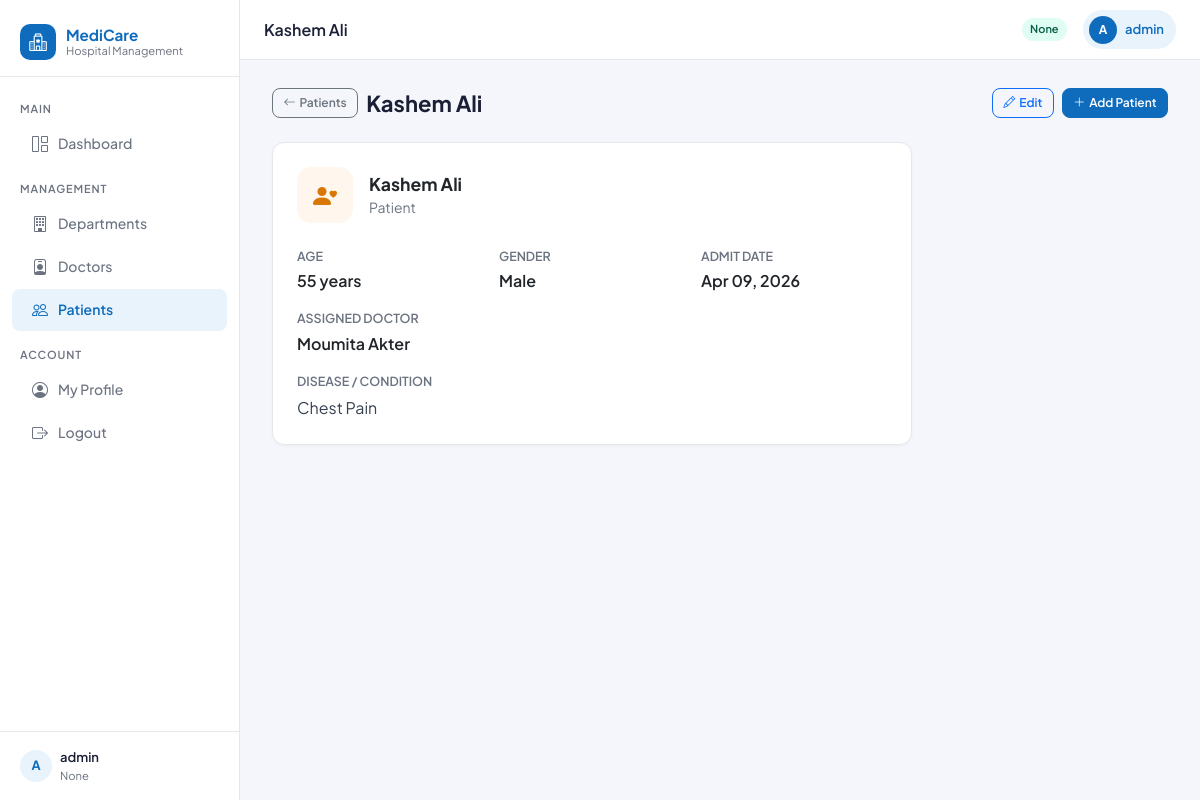
Page /patient-view/1/ (signed in) on the committed database.
### myapp/models.py (models this page shows, shortened)
class UserInfoModel(AbstractUser):
    USER_TYPE = [
        ("Admin", "Admin"),
        ("Doctor", "Doctor"),
        ("Patient", "Patient"),
    ]
    full_name = models.CharField(max_length=100, null=True)
    address = models.TextField(null=True)
    user_type = models.CharField(choices=USER_TYPE, max_length=20, null=True)

class PatientModel(models.Model):
    name = models.CharField(max_length=120, null=True)
    age = models.IntegerField(null=True)
    gender =models.CharField(max_length=120, null=True)
    disease = models.TextField(null=True)
    doctor = models.ForeignKey(DoctorModel, on_delete=models.CASCADE)
    admit_date = models.DateField(auto_now_add=True, null=True)

class DoctorModel(models.Model):
    name = models.CharField(max_length=120, null=True)
    email = models.EmailField(max_length=120, null=True)
    phone = models.CharField(max_length=100, null=True)
    specialization = models.CharField(max_length=100, null=True)
    department = models.ForeignKey(DepartmentModel, on_delete=models.CASCADE)
    joining_date = models.DateField(auto_now_add=True, null=True)
    def __str__(self):
        return self.name

### myapp/views.py (the view)
# urls.py: path("patient-view/<str:d_id>/", view_patient, name="view_patient"),
@login_required
def view_patient(request, d_id):
    form_data = PatientModel.objects.get(id=d_id)
    context = {"form_data": form_data, "title": "view"}
    return render(request, "patient/view_patient.html", context)

### myapp/templates/patient/view_patient.html
{% extends 'master/base.html' %}
{% block nav_pat %}active{% endblock %}
{% block page_title %}{{ form_data.name }}{% endblock %}
{% block blockname %}
<div class="page-header">
  <div class="d-flex align-items-center gap-2 flex-wrap">
    <a href="{% url 'patient_list' %}" class="btn btn-outline-secondary btn-sm">
      <i class="bi bi-arrow-left me-1"></i>Patients
    </a>
    <h1 class="mb-0">{{ form_data.name }}</h1>
  </div>
  {% if request.user.user_type != 'Patient' %}
    <div class="d-flex gap-2">
      <a href="{% url 'edit_patient' form_data.id %}" class="btn btn-outline-primary btn-sm">
        <i class="bi bi-pencil me-1"></i>Edit
      </a>
      <a href="{% url 'add_patient' %}" class="btn btn-primary btn-sm">
        <i class="bi bi-plus-lg me-1"></i>Add Patient
      </a>
    </div>
  {% endif %}
</div>
<div class="card" style="max-width:640px;">
  <div class="card-body p-4">
    <div class="d-flex align-items-center gap-3 mb-4">
      <div style="width:56px;height:56px;background:#fff7ed;border-radius:14px;display:flex;align-items:center;justify-content:center;color:#d97706;font-size:1.5rem;flex-shrink:0;">
        <i class="bi bi-person-heart"></i>
      </div>
      <div>
        <div class="fw-bold" style="font-size:1.1rem;">{{ form_data.name }}</div>
        <div class="text-muted" style="font-size:.875rem;">Patient</div>
      </div>
    </div>
    <div class="row g-3">
      <div class="col-sm-4">
        <div class="text-muted" style="font-size:.78rem;font-weight:600;text-transform:uppercase;">Age</div>
        <div class="fw-semibold mt-1">{{ form_data.age }} years</div>
      </div>
      <div class="col-sm-4">
        <div class="text-muted" style="font-size:.78rem;font-weight:600;text-transform:uppercase;">Gender</div>
        <div class="fw-semibold mt-1">{{ form_data.gender }}</div>
      </div>
      <div class="col-sm-4">
        <div class="text-muted" style="font-size:.78rem;font-weight:600;text-transform:uppercase;">Admit Date</div>
        <div class="fw-semibold mt-1">{{ form_data.admit_date|date:"M d, Y" }}</div>
      </div>
      <div class="col-sm-6">
        <div class="text-muted" style="font-size:.78rem;font-weight:600;text-transform:uppercase;">Assigned Doctor</div>
        <div class="fw-semibold mt-1">{{ form_data.doctor }}</div>
      </div>
      <div class="col-12">
        <div class="text-muted" style="font-size:.78rem;font-weight:600;text-transform:uppercase;">Disease / Condition</div>
        <div class="mt-1" style="color:#374151;line-height:1.6;">{{ form_data.disease }}</div>
      </div>
    </div>
  </div>
</div>
{% endblock %}

### myapp/templates/master/base.html (shortened to what this page needs)
<!doctype html>
<html lang="en">
  <head>
    <link href="https://cdn.jsdelivr.net/npm/bootstrap@5.3.0/dist/css/bootstrap.min.css" rel="stylesheet">
    <link href="https://cdn.jsdelivr.net/npm/bootstrap-icons@1.11.0/font/bootstrap-icons.css" rel="stylesheet">
  </head>
  <body>
    <aside class="sidebar" id="sidebar">
      <a class="sidebar-brand" href="{% url 'home' %}">
        <div class="brand-icon"><i class="bi bi-hospital"></i></div>
        <div class="brand-text">
          MediCare
          <small>Hospital Management</small>
        </div>
      </a>
      <nav class="sidebar-nav">
        <div class="nav-section-label">Main</div>
        <a class="sidebar-link {% block nav_dashboard %}{% endblock %}" href="{% url 'dashboard' %}">
          <i class="bi bi-grid-1x2"></i> Dashboard
        </a>
        <div class="nav-section-label mt-2">Management</div>
        <a class="sidebar-link {% block nav_dept %}{% endblock %}" href="{% url 'department_list' %}">
          <i class="bi bi-building"></i> Departments
        </a>
        <a class="sidebar-link {% block nav_doc %}{% endblock %}" href="{% url 'doctor_list' %}">
          <i class="bi bi-person-badge"></i> Doctors
        </a>
        <a class="sidebar-link {% block nav_pat %}{% endblock %}" href="{% url 'patient_list' %}">
          <i class="bi bi-people"></i> Patients
        </a>
        <div class="nav-section-label mt-2">Account</div>
        <a class="sidebar-link {% block nav_profile %}{% endblock %}" href="{% url 'profile' %}">
          <i class="bi bi-person-circle"></i> My Profile
        </a>
        <a class="sidebar-link" href="{% url 'logout_page' %}">
          <i class="bi bi-box-arrow-right"></i> Logout
        </a>
      </nav>
      {% if request.user.is_authenticated %}
      <div class="sidebar-footer">
        <div class="d-flex align-items-center gap-2">
          <div style="width:32px;height:32px;background:var(--primary-light);border-radius:50%;display:flex;align-items:center;justify-content:center;color:var(--primary);font-weight:700;font-size:.8rem;">
            {{ request.user.username|first|upper }}
          </div>
          <div>
            <div style="font-size:.8125rem;font-weight:600;color:var(--text-main);">{{ request.user.full_name|default:request.user.username }}</div>
            <div style="font-size:.7rem;color:var(--text-muted);">{{ request.user.user_type }}</div>
          </div>
        </div>
      </div>
      {% endif %}
    </aside>
    <header class="topbar">
      <span class="topbar-title">{% block page_title %}{{ heading|default:"Dashboard" }}{% endblock %}</span>
      {% if request.user.is_authenticated %}
        <span class="role-badge">{{ request.user.user_type }}</span>
        <a href="{% url 'profile' %}" class="user-badge text-decoration-none">
          <div class="avatar">{{ request.user.username|first|upper }}</div>
          {{ request.user.username }}
        </a>
      {% endif %}
    </header>
    <main class="main-content">
      <div class="page-body">
        {% block blockname %}{% endblock %}
      </div>
    </main>
  </body>
</html>

### myapp/templates/master/base.html (style rules this page uses)
:root { --primary: #0f6cbd; --primary-light: #e8f3fc; --accent: #00b4a0; --danger: #d93025; --warning: #f59e0b; --text-main: #1a1f36; --text-muted: #6b7280; --border: #e5e7eb; --bg-body: #f4f6fb; --card-bg: #ffffff; --sidebar-w: 240px; }
*, *::before, *::after { box-sizing: border-box; }
body { font-family: 'Plus Jakarta Sans', sans-serif; background: var(--bg-body); color: var(--text-main); margin: 0; min-height: 100vh; }
.sidebar { position: fixed; top: 0; left: 0; bottom: 0; width: var(--sidebar-w); background: #ffffff; border-right: 1px solid var(--border); display: flex; flex-direction: column; z-index: 1000; transition: transform .25s ease; }
.sidebar-brand { padding: 1.5rem 1.25rem 1rem; border-bottom: 1px solid var(--border); display: flex; align-items: center; gap: .625rem; text-decoration: none; color: var(--text-main); }
.sidebar-brand .brand-icon { width: 36px; height: 36px; background: var(--primary); border-radius: 10px; display: flex; align-items: center; justify-content: center; color: #fff; font-size: 1.1rem; flex-shrink: 0; }
.sidebar-brand .brand-text { font-size: .95rem; font-weight: 700; line-height: 1.2; }
.sidebar-brand .brand-text small { display: block; font-weight: 400; font-size: .7rem; color: var(--text-muted); }
.sidebar-nav { flex: 1; padding: 1rem 0; overflow-y: auto; }
.nav-section-label { font-size: .6875rem; font-weight: 600; text-transform: uppercase; letter-spacing: .08em; color: var(--text-muted); padding: .5rem 1.25rem .25rem; }
.sidebar-link { display: flex; align-items: center; gap: .625rem; padding: .55rem 1.25rem; color: var(--text-muted); text-decoration: none; font-size: .875rem; font-weight: 500; border-radius: 0; transition: background .15s, color .15s; margin: .1rem .75rem; border-radius: 8px; }
.sidebar-link i { font-size: 1rem; flex-shrink: 0; }
.sidebar-link.active { background: var(--primary-light); color: var(--primary); font-weight: 600; }
.sidebar-footer { padding: 1rem 1.25rem; border-top: 1px solid var(--border); font-size: .8125rem; color: var(--text-muted); }
.topbar { position: fixed; top: 0; left: var(--sidebar-w); right: 0; height: 60px; background: #fff; border-bottom: 1px solid var(--border); display: flex; align-items: center; padding: 0 1.5rem; gap: 1rem; z-index: 999; }
.topbar-title { font-size: 1rem; font-weight: 600; flex: 1; }
.user-badge { display: flex; align-items: center; gap: .5rem; background: var(--primary-light); color: var(--primary); border-radius: 999px; padding: .35rem .75rem .35rem .4rem; font-size: .8125rem; font-weight: 600; }
.user-badge .avatar { width: 28px; height: 28px; background: var(--primary); border-radius: 50%; color: #fff; display: flex; align-items: center; justify-content: center; font-size: .75rem; font-weight: 700; flex-shrink: 0; }
.role-badge { font-size: .6875rem; font-weight: 600; padding: .2rem .5rem; border-radius: 999px; background: #e0fdf4; color: #065f46; }
.main-content { margin-left: var(--sidebar-w); padding-top: 60px; min-height: 100vh; }
.page-body { padding: 1.75rem 2rem; max-width: 1280px; }
.page-header { display: flex; align-items: center; justify-content: space-between; flex-wrap: wrap; gap: 1rem; margin-bottom: 1.5rem; }
.page-header h1 { font-size: 1.375rem; font-weight: 700; margin: 0; }
.card { border: 1px solid var(--border); border-radius: 12px; box-shadow: 0 1px 3px rgba(0,0,0,.04); background: var(--card-bg); }
.btn { font-size: .8125rem; font-weight: 600; border-radius: 8px; padding: .45rem .9rem; transition: all .15s; }
.btn-primary { background: var(--primary); border-color: var(--primary); }
.btn-sm { padding: .3rem .65rem; font-size: .75rem; }
a { color: inherit; }
.text-muted { color: var(--text-muted) !important; }

### rows in the picture
UserInfoModel: user.username|first "A", user.full_name "admin", user.user_type "None", user.username "admin"
PatientModel: name "Kashem Ali", age "55", gender "Male", admit_date "Apr 09, 2026", doctor "Moumita Akter", disease "Chest Pain"
